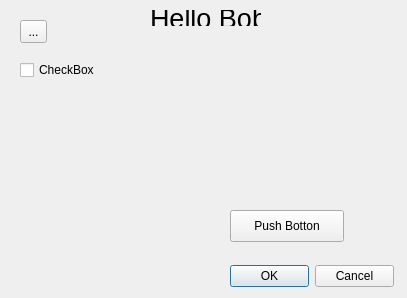
<?xml version="1.0" encoding="UTF-8"?>
<ui version="4.0">
 <class>Dialog</class>
 <widget class="QDialog" name="Dialog">
  <property name="geometry">
   <rect>
    <x>0</x>
    <y>0</y>
    <width>407</width>
    <height>298</height>
   </rect>
  </property>
  <property name="windowTitle">
   <string>Dialog</string>
  </property>
  <widget class="QToolButton" name="toolButton">
   <property name="geometry">
    <rect>
     <x>20</x>
     <y>20</y>
     <width>27</width>
     <height>23</height>
    </rect>
   </property>
   <property name="text">
    <string>...</string>
   </property>
  </widget>
  <widget class="QCheckBox" name="checkBox">
   <property name="geometry">
    <rect>
     <x>20</x>
     <y>60</y>
     <width>87</width>
     <height>20</height>
    </rect>
   </property>
   <property name="text">
    <string>CheckBox</string>
   </property>
  </widget>
  <widget class="QDialogButtonBox" name="buttonBox">
   <property name="geometry">
    <rect>
     <x>230</x>
     <y>260</y>
     <width>164</width>
     <height>32</height>
    </rect>
   </property>
   <property name="standardButtons">
    <set>QDialogButtonBox::Cancel|QDialogButtonBox::Ok</set>
   </property>
  </widget>
  <widget class="QLabel" name="label">
   <property name="geometry">
    <rect>
     <x>150</x>
     <y>10</y>
     <width>111</width>
     <height>16</height>
    </rect>
   </property>
   <property name="font">
    <font>
     <pointsize>20</pointsize>
    </font>
   </property>
   <property name="text">
    <string>Hello Bob</string>
   </property>
  </widget>
  <widget class="QPushButton" name="pushButton">
   <property name="geometry">
    <rect>
     <x>230</x>
     <y>210</y>
     <width>114</width>
     <height>32</height>
    </rect>
   </property>
   <property name="text">
    <string>Push Botton</string>
   </property>
  </widget>
 </widget>
 <layoutdefault spacing="6" margin="11"/>
 <resources/>
 <connections/>
</ui>
